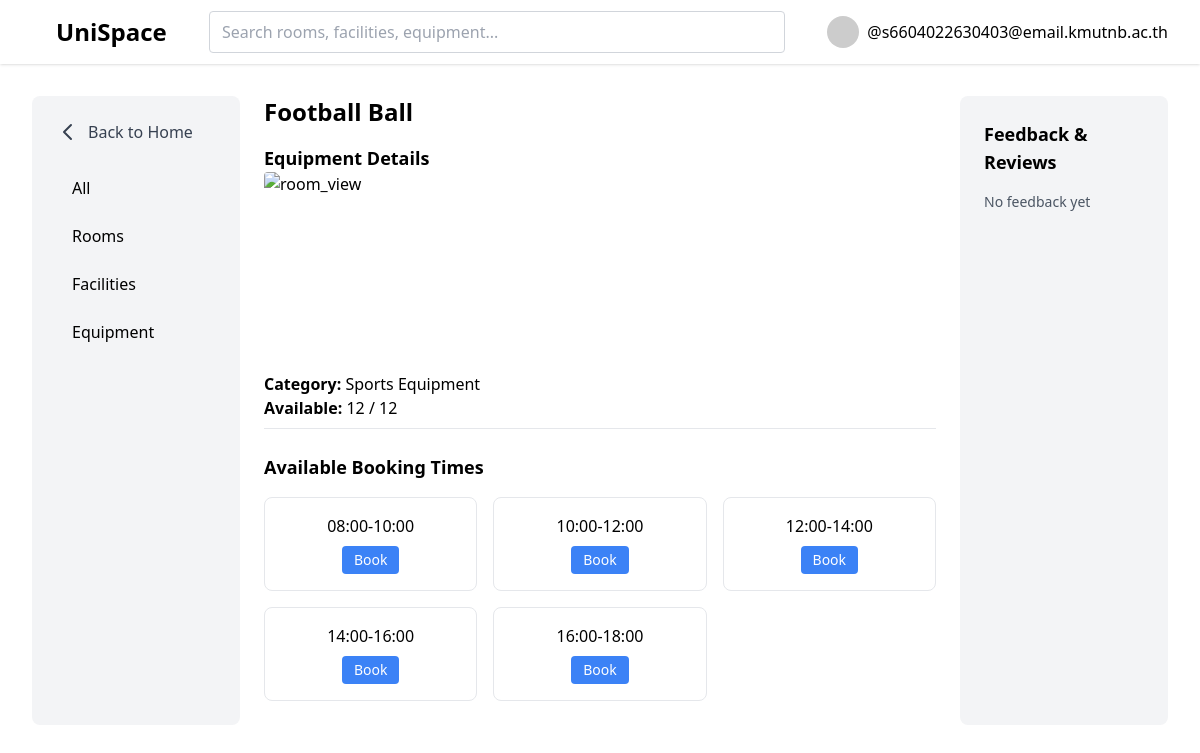
/equipment/1 (signed in), run on the app's committed database.
### base/models.py (models this page shows, shortened)
class User(AbstractUser):
    email = models.EmailField(unique=True)
    username = models.CharField(max_length=200,blank=True,null=True)
    USERNAME_FIELD = 'email'
    REQUIRED_FIELDS = ["username"]

class Equipment(models.Model):
    CATEGORY_CHOICES = [
        ('SPORT', 'Sports Equipment'),
        ('ACADEMIC', 'Academic Equipment'),
        ('ACTIVITY', 'Activity Equipment'),
    ]
    equipment_name = models.CharField(max_length=200)
    category = models.CharField(max_length=200,choices=CATEGORY_CHOICES)
    total_quantity = models.IntegerField()
    available_quantity = models.IntegerField()

### base/views.py (the view)
# urls.py: path("equipment/<int:pk>", views.equipment, name="equipment"),
@login_required(login_url="login")
def equipment(request, pk):
    equipment = Equipment.objects.get(id=pk)
    times = ["08:00-10:00", "10:00-12:00", "12:00-14:00", "14:00-16:00", "16:00-18:00"]
    from datetime import datetime, date
    current_time = datetime.now().time()
    today = date.today()
    disabled_times = set()
    booked_slots = set()
    for time_slot in times:
        start_str = time_slot.split('-')[0]
        start_time = datetime.strptime(start_str, '%H:%M').time()
        if start_time < current_time:
            disabled_times.add(time_slot)
    bookings_today = Booking.objects.filter(equipment=equipment, usage_date=today)
    slot_quantities = {}
    for booking in bookings_today:
        slot = f"{booking.start_time.strftime('%H:%M')}-{booking.end_time.strftime('%H:%M')}"
        quantity = booking.bookingequipment_set.filter(equipment=equipment).first().quantity
        slot_quantities[slot] = slot_quantities.get(slot, 0) + quantity
    for slot, qty in slot_quantities.items():
        if qty >= equipment.available_quantity:
            booked_slots.add(slot)
    feedbacks = Feedback.objects.filter(booking__equipment=equipment).order_by('-created_at')
    can_feedback = False
    if request.user.is_authenticated:
        try:
            student = Student.objects.get(user=request.user)
            booking = Booking.objects.filter(student=student, equipment=equipment, is_attended=True).exclude(feedback__isnull=False).order_by('-usage_date').first()
            if booking:
                can_feedback = True
        except Student.DoesNotExist:
            pass
    bookings = []
    if request.user.is_authenticated:
        try:
            student = Student.objects.get(user=request.user)
            bookings = Booking.objects.filter(student=student)
        except Student.DoesNotExist:
            pass
    context = {"equipment": equipment, "times": times, "disabled_times": disabled_times, "booked_slots": booked_slots, "feedbacks": feedbacks, "can_feedback": can_feedback, "bookings": bookings}
    return render(request, "equipment.html", context)

### base/templates/equipment.html (shortened to what this page needs)
{% extends "main.html" %}
{% block content %}
<div class="grid grid-cols-1 md:grid-cols-5 gap-6 p-8">
    <aside class="col-span-1 bg-gray-100 rounded-lg p-6 sticky top-24">
        <a href="{% url 'home' %}" class="flex items-center space-x-2 mb-6 text-gray-700 hover:text-gray-900">
            <svg xmlns="http://www.w3.org/2000/svg" class="h-6 w-6" fill="none" viewBox="0 0 24 24" stroke="currentColor">
                <path stroke-linecap="round" stroke-linejoin="round" stroke-width="2" d="M15 19l-7-7 7-7" />
            </svg>
            <span>Back to Home</span>
        </a>
        <nav class="flex flex-col space-y-2">
            <a class="px-4 py-2 rounded hover:bg-gray-200 {% if not request.GET.filter %} font-medium{% endif %}" href="{% url 'home' %}">All</a>
            <a class="px-4 py-2 rounded hover:bg-gray-200 {% if request.GET.filter == 'all_rooms' %}bg-blue-100 text-blue-700 font-medium{% endif %}" href="{% url 'home' %}?filter=all_rooms">Rooms</a>
            <a class="px-4 py-2 rounded hover:bg-gray-200 {% if request.GET.filter == 'all_facilities' %}bg-blue-100 text-blue-700 font-medium{% endif %}" href="{% url 'home' %}?filter=all_facilities">Facilities</a>
            <a class="px-4 py-2 rounded hover:bg-gray-200 {% if request.GET.filter == 'all_equipment' %}bg-blue-100 text-blue-700 font-medium{% endif %}" href="{% url 'home' %}?filter=all_equipment">Equipment</a>
        </nav>
    </aside>
    <div class="col-span-3">
        <h1 class="text-2xl font-bold mb-4">{{ equipment.equipment_name }}</h1>
        <div class="mb-6">
            <h3 class="text-lg font-semibold">Equipment Details</h3>
            <img src="https://image.springnews.co.th/uploads/images/md/2022/03/HCBfZnyIHd5AkCPQOZCg.webp" alt="room_view" class="mb-2 w-full h-48 object-cover rounded">
            <p><strong>Category:</strong> {{ equipment.get_category_display }}</p>
            <p><strong>Available:</strong> {{ equipment.available_quantity }} / {{ equipment.total_quantity }}</p>
            <hr class="my-2" />
        </div>
        <div class="mb-6">
            <h3 class="text-lg font-semibold mb-4">Available Booking Times</h3>
            <div class="grid grid-cols-2 md:grid-cols-3 gap-4">
                {% for time_slot in times %}
                <div class="bg-white border border-gray-200 rounded-lg p-4 text-center">
                    <p class="font-medium">{{ time_slot }}</p>
                    {% if time_slot in disabled_times or time_slot in booked_slots %}
                        <button disabled class="mt-2 inline-block bg-gray-400 text-white rounded px-3 py-1 text-sm cursor-not-allowed">Unavailable</button>
                    {% else %}
                        <a href="{% url 'bookingEquipment' equipment.id %}?time={{ time_slot }}" class="mt-2 inline-block bg-blue-500 text-white rounded px-3 py-1 text-sm">Book</a>
                    {% endif %}
                </div>
                {% endfor %}
            </div>
        </div>
    </div>
    <aside  class="col-span-1 bg-gray-100 rounded-lg p-6 sticky top-24">
        <h3 class="text-lg font-semibold mb-4">Feedback & Reviews</h3>
            {% if feedbacks %}
                <div class="space-y-4 max-h-96 overflow-y-auto">
                    {% for feedback in feedbacks %}
                    <div class="bg-white p-4 rounded-lg border border-gray-200">
                        <div class="flex justify-between items-start mb-2">
                            <span class="font-medium text-sm">{{ feedback.student.user.email }}</span>
                            <span class="text-yellow-500 text-sm">
                                {% for i in "12345" %}
                                    {% if i|add:0 <= feedback.rating %}
                                    ★
                                    {% else %}
                                    ☆
                                    {% endif %}
                                {% endfor %}
                            </span>
                        </div>
                        <p class="text-sm text-gray-700">{{ feedback.comment }}</p>
                        <p class="text-xs text-gray-500 mt-2">{{ feedback.created_at|date:"M d, Y" }}</p>
                    </div>
                    {% endfor %}
                </div>
            {% else %}
                <p class="text-gray-600 text-sm">No feedback yet</p>
            {% endif %}
    </aside>
</div>
{% endblock %}

### templates/navbar.html (shortened to what this page needs)
{% load static %}
<header class="bg-white shadow">
    <div class="max-w-8xl mx-auto px-4 sm:px-6 lg:px-8">
        <div class="flex items-center justify-between h-16">
            <div class="flex-shrink-0">
                <a href="{% url 'home' %}" class="text-2xl font-bold ml-6">
                UniSpace
                </a>
            </div>
            <div class="flex-1 flex justify-center px-8">
                <div class="w-full max-w-xl">
                    <form method="GET" action="{% url 'home' %}">
                        <input
                        name="q"
                        value="{{ request.GET.q }}"
                        placeholder="Search rooms, facilities, equipment..."
                        class="w-full border border-gray-300 rounded px-3 py-2 focus:outline-none focus:ring-2 focus:ring-blue-400"
                        />
                    </form>
                </div>
            </div>
            <div class="flex items-center">
                {% if request.user.is_authenticated %}
                <div class="relative group">
                    <button class="flex items-center space-x-2 hover:text-blue-500">
                        <img
                        src="https://randomuser.me/api/portraits/men/37.jpg"
                        class="h-8 w-8 rounded-full"
                        />
                        <span class="font-medium">@{{ request.user.email }}</span>
                    </button>
                </div>
                {% else %}
                <a href="{% url 'login' %}" class="text-blue-500 font-medium">Login</a>
                {% endif %}
        </div>
    </div>
  </div>
</header>

### data on the page
User: user.email "s6604022630403@email.kmutnb.ac.th"
Equipment: equipment_name "Football Ball", category "Sports Equipment", available_quantity "12", total_quantity "12"

### other printed values
{{ time_slot }} "08:00-10:00" "10:00-12:00" "12:00-14:00" "14:00-16:00" "16:00-18:00"
